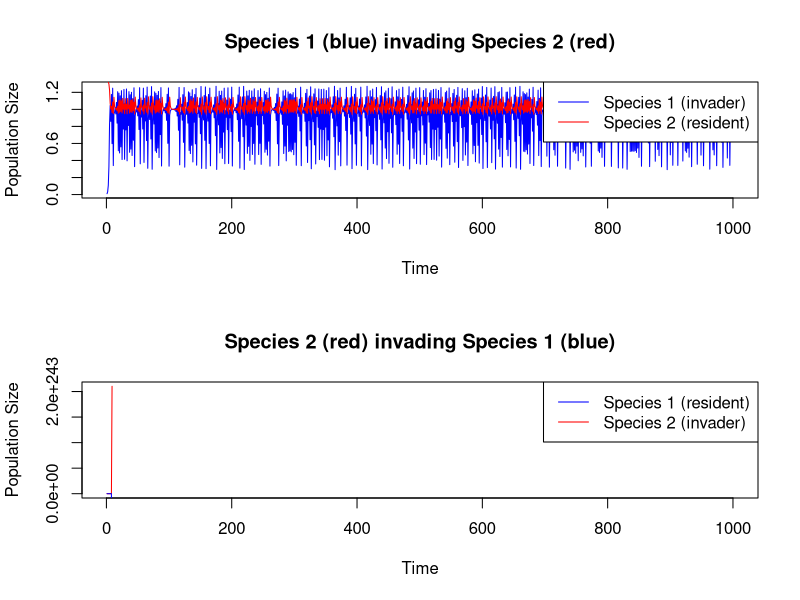
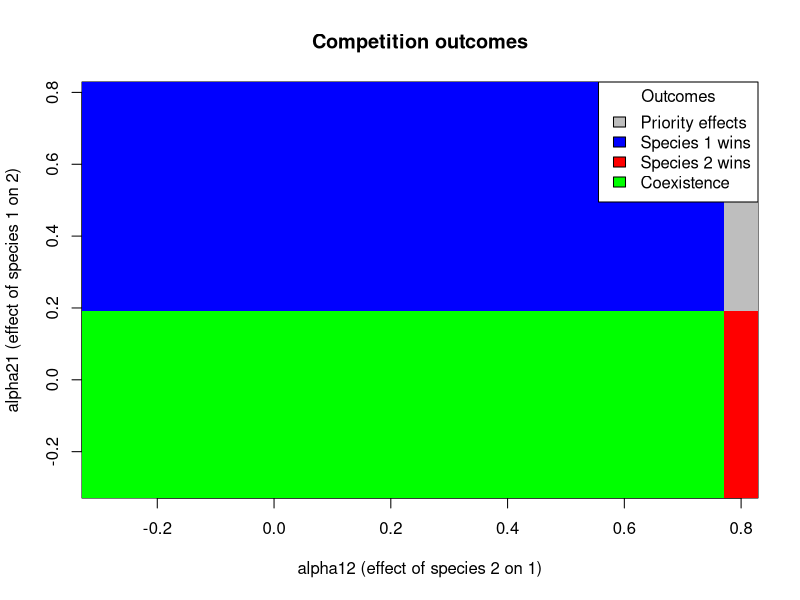

Write R code to recreate these figures, in order.
# Function to calculate low-density growth rate when rare for two competing species
# using a discrete Lotka-Volterra competition model with intraspecific competition

calculate_growth_rate_when_rare <- function(ra, rb, alpha11, alpha22, alpha12, alpha21) {
  # Parameters:
  # ra, rb: intrinsic growth rates of species 1 and 2
  # alpha11: intraspecific competition coefficient for species 1
  # alpha22: intraspecific competition coefficient for species 2
  # alpha12: competitive effect of species 2 on species 1 (interspecific)
  # alpha21: competitive effect of species 1 on species 2 (interspecific)
  
  # Calculate equilibrium density of species 1 in absence of species 2
  N1_eq <- ra/alpha11
  
  # Calculate equilibrium density of species 2 in absence of species 1
  N2_eq <- rb/alpha22
  
  # Calculate invasion fitness (growth rate when rare) for species 1
  # when species 2 is at equilibrium
  lambda1 <- 1 + ra * (1 - alpha12 * N2_eq)
  
  # Calculate invasion fitness (growth rate when rare) for species 2
  # when species 1 is at equilibrium
  lambda2 <- 1 + rb * (1 - alpha21 * N1_eq)
  
  # Return the results
  return(list(
    lambda1 = lambda1,
    lambda2 = lambda2,
    ra = ra,
    rb = rb,
    alpha11 = alpha11,
    alpha22 = alpha22,
    alpha12 = alpha12,
    alpha21 = alpha21,
    N1_eq = N1_eq,
    N2_eq = N2_eq
  ))
}

# Function to run simulations to verify growth rates
simulate_invasion <- function(ra, rb, alpha11, alpha22, alpha12, alpha21, 
                              initial_rare = 0.01, timesteps = 1000) {
  # Parameters for simulation
  # initial_rare: initial population size of the invader
  # timesteps: number of time steps to simulate
  
  # Calculate equilibrium densities
  N1_eq <- ra/alpha11
  N2_eq <- rb/alpha22
  
  # Run two simulations: 
  # 1. Species 1 invading Species 2 at equilibrium
  # 2. Species 2 invading Species 1 at equilibrium
  
  # Simulation 1: Species 1 invading
  N1 <- numeric(timesteps)
  N2 <- numeric(timesteps)
  N1[1] <- initial_rare
  N2[1] <- N2_eq
  
  for (t in 1:(timesteps-1)) {
    N1[t+1] <- N1[t] * (1 + ra * (1 - alpha11 * N1[t] - alpha12 * N2[t]))
    N2[t+1] <- N2[t] * (1 + rb * (1 - alpha22 * N2[t] - alpha21 * N1[t]))
  }
  
  # Calculate empirical growth rate for species 1 when rare
  emp_lambda1 <- N1[2] / N1[1]
  
  # Simulation 2: Species 2 invading
  M1 <- numeric(timesteps)
  M2 <- numeric(timesteps)
  M1[1] <- N1_eq
  M2[1] <- initial_rare
  
  for (t in 1:(timesteps-1)) {
    M1[t+1] <- M1[t] * (1 + ra * (1 - alpha11 * M1[t] - alpha12 * M2[t]))
    M2[t+1] <- M2[t] * (1 + rb * (1 - alpha22 * M2[t] - alpha21 * M1[t]))
  }
  
  # Calculate empirical growth rate for species 2 when rare
  emp_lambda2 <- M2[2] / M2[1]
  
  # Return the results
  return(list(
    emp_lambda1 = emp_lambda1,
    emp_lambda2 = emp_lambda2,
    N1_trajectory = N1,
    N2_trajectory = N2,
    M1_trajectory = M1,
    M2_trajectory = M2
  ))
}

# Function to analyze coexistence criteria based on invasion growth rates
analyze_coexistence <- function(lambda1, lambda2) {
  if (lambda1 > 1 && lambda2 > 1) {
    return("Stable coexistence: Both species can invade when rare")
  } else if (lambda1 > 1 && lambda2 < 1) {
    return("Competitive exclusion: Species 1 excludes Species 2")
  } else if (lambda1 < 1 && lambda2 > 1) {
    return("Competitive exclusion: Species 2 excludes Species 1")
  } else {
    return("Priority effects: Outcome depends on initial conditions")
  }
}

# Function to visualize dynamics over time for both invasion scenarios
visualize_dynamics <- function(sim_results) {
  par(mfrow = c(2, 1))
  
  # Species 1 invading
  plot(1:length(sim_results$N1_trajectory), 
       sim_results$N1_trajectory, 
       type = "l", col = "blue", 
       xlab = "Time", ylab = "Population Size", 
       main = "Species 1 (blue) invading Species 2 (red)")
  lines(1:length(sim_results$N2_trajectory), 
        sim_results$N2_trajectory, 
        col = "red")
  legend("topright", legend = c("Species 1 (invader)", "Species 2 (resident)"), 
         col = c("blue", "red"), lty = 1)
  
  # Species 2 invading
  plot(1:length(sim_results$M2_trajectory), 
       sim_results$M2_trajectory, 
       type = "l", col = "red", 
       xlab = "Time", ylab = "Population Size", 
       main = "Species 2 (red) invading Species 1 (blue)")
  lines(1:length(sim_results$M1_trajectory), 
        sim_results$M1_trajectory, 
        col = "blue")
  legend("topright", legend = c("Species 1 (resident)", "Species 2 (invader)"), 
         col = c("blue", "red"), lty = 1)
}

# Example usage with intraspecific competition
# Define parameters
ra <- 3.5        # Intrinsic growth rate of species 1
rb <- 1        # Intrinsic growth rate of species 2
alpha11 <- 0.75   # Intraspecific competition for species 1
alpha22 <- 0.75   # Intraspecific competition for species 2
alpha12 <- 0.25  # Competitive effect of species 2 on species 1
alpha21 <- 0.25  # Competitive effect of species 1 on species 2

# Calculate analytical growth rates when rare
analytical_results <- calculate_growth_rate_when_rare(ra, rb, alpha11, alpha22, alpha12, alpha21)
print("Analytical results:")
print(paste("Equilibrium density of species 1 alone:", analytical_results$N1_eq))
print(paste("Equilibrium density of species 2 alone:", analytical_results$N2_eq))
print(paste("Growth rate of species 1 when rare (lambda1):", analytical_results$lambda1))
print(paste("Growth rate of species 2 when rare (lambda2):", analytical_results$lambda2))

# Verify with simulations
simulation_results <- simulate_invasion(ra, rb, alpha11, alpha22, alpha12, alpha21)
print("Simulation results:")
print(paste("Empirical growth rate of species 1 when rare:", simulation_results$emp_lambda1))
print(paste("Empirical growth rate of species 2 when rare:", simulation_results$emp_lambda2))

# Visualize the dynamics
visualize_dynamics(simulation_results)

# Analyze coexistence for our example
coexistence_outcome <- analyze_coexistence(analytical_results$lambda1, analytical_results$lambda2)
print(paste("Coexistence analysis:", coexistence_outcome))

dev.off()

# Additional function to study impact of varying competition strengths on coexistence
study_parameter_space <- function(ra, rb, alpha11, alpha22, alpha12_range, alpha21_range) {
  n <- length(alpha12_range)
  m <- length(alpha21_range)
  
  results <- matrix(NA, nrow = n, ncol = m)
  lambda1_matrix <- matrix(NA, nrow = n, ncol = m)
  lambda2_matrix <- matrix(NA, nrow = n, ncol = m)
  
  # Define outcome codes
  outcomes <- c("Priority effects" = 0, 
                "Species 1 wins" = 1, 
                "Species 2 wins" = 2, 
                "Coexistence" = 3)
  
  # Calculate outcomes for all parameter combinations
  for (i in 1:n) {
    for (j in 1:m) {
      alpha12 <- alpha12_range[i]
      alpha21 <- alpha21_range[j]
      
      res <- calculate_growth_rate_when_rare(ra, rb, alpha11, alpha22, alpha12, alpha21)
      lambda1 <- res$lambda1
      lambda2 <- res$lambda2
      
      lambda1_matrix[i,j] <- lambda1
      lambda2_matrix[i,j] <- lambda2
      
      # Determine outcome based on invasion criteria
      if (lambda1 > 1 && lambda2 > 1) {
        results[i,j] <- outcomes["Coexistence"]
      } else if (lambda1 > 1 && lambda2 < 1) {
        results[i,j] <- outcomes["Species 1 wins"]
      } else if (lambda1 < 1 && lambda2 > 1) {
        results[i,j] <- outcomes["Species 2 wins"]
      } else {
        results[i,j] <- outcomes["Priority effects"]
      }
    }
  }
  
  return(list(
    results = results,
    lambda1_matrix = lambda1_matrix,
    lambda2_matrix = lambda2_matrix,
    alpha12_range = alpha12_range,
    alpha21_range = alpha21_range,
    outcomes = outcomes
  ))
}

# Example parameter space exploration
alpha12_range <- seq(-0.3, 0.8, length.out = 20)
alpha21_range <- seq(-0.3, 0.8, length.out = 20)

param_space <- study_parameter_space(ra, rb, alpha11, alpha22, alpha12_range, alpha21_range)

# Visualize parameter space
image(param_space$alpha12_range, 
      param_space$alpha21_range, 
      param_space$results, 
      col = c("gray", "blue", "red", "green"),
      xlab = "alpha12 (effect of species 2 on 1)",
      ylab = "alpha21 (effect of species 1 on 2)",
      main = "Competition outcomes")

# Add a legend
outcome_names <- names(param_space$outcomes)
outcome_colors <- c("gray", "blue", "red", "green")
legend("topright", 
       legend = outcome_names, 
       fill = outcome_colors, 
       title = "Outcomes")
